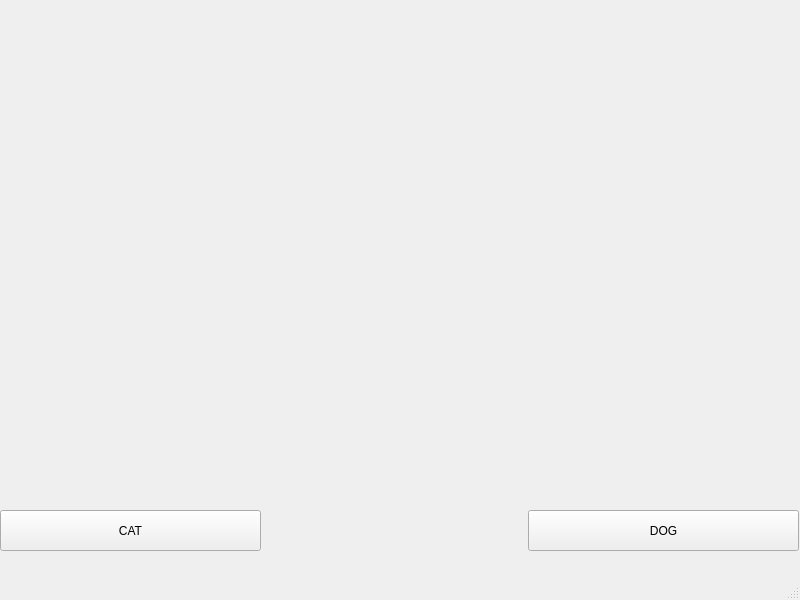
<?xml version="1.0" encoding="UTF-8"?>
<ui version="4.0">
 <class>MainWindow</class>
 <widget class="QMainWindow" name="MainWindow">
  <property name="geometry">
   <rect>
    <x>0</x>
    <y>0</y>
    <width>800</width>
    <height>600</height>
   </rect>
  </property>
  <property name="windowTitle">
   <string>MainWindow</string>
  </property>
  <widget class="QWidget" name="centralwidget">
   <widget class="QLabel" name="photo">
    <property name="geometry">
     <rect>
      <x>0</x>
      <y>0</y>
      <width>801</width>
      <height>491</height>
     </rect>
    </property>
    <property name="text">
     <string/>
    </property>
    <property name="pixmap">
     <pixmap>cat.jpg</pixmap>
    </property>
    <property name="scaledContents">
     <bool>true</bool>
    </property>
   </widget>
   <widget class="QPushButton" name="catButton">
    <property name="geometry">
     <rect>
      <x>0</x>
      <y>510</y>
      <width>261</width>
      <height>41</height>
     </rect>
    </property>
    <property name="text">
     <string>CAT</string>
    </property>
   </widget>
   <widget class="QPushButton" name="dogButton">
    <property name="geometry">
     <rect>
      <x>528</x>
      <y>510</y>
      <width>271</width>
      <height>41</height>
     </rect>
    </property>
    <property name="text">
     <string>DOG</string>
    </property>
   </widget>
  </widget>
  <widget class="QMenuBar" name="menubar">
   <property name="geometry">
    <rect>
     <x>0</x>
     <y>0</y>
     <width>800</width>
     <height>22</height>
    </rect>
   </property>
  </widget>
  <widget class="QStatusBar" name="statusbar"/>
 </widget>
 <resources/>
 <connections/>
</ui>
